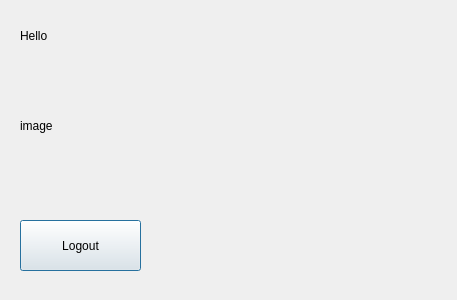
<?xml version="1.0" encoding="UTF-8"?>
<ui version="4.0">
 <class>WelcomeWindow</class>
 <widget class="QDialog" name="WelcomeWindow">
  <property name="geometry">
   <rect>
    <x>0</x>
    <y>0</y>
    <width>457</width>
    <height>300</height>
   </rect>
  </property>
  <property name="windowTitle">
   <string>Dialog</string>
  </property>
  <widget class="QLabel" name="helloLabel">
   <property name="geometry">
    <rect>
     <x>20</x>
     <y>20</y>
     <width>121</width>
     <height>31</height>
    </rect>
   </property>
   <property name="text">
    <string>Hello</string>
   </property>
  </widget>
  <widget class="QLabel" name="imageLabel">
   <property name="geometry">
    <rect>
     <x>20</x>
     <y>70</y>
     <width>201</width>
     <height>111</height>
    </rect>
   </property>
   <property name="text">
    <string>image</string>
   </property>
  </widget>
  <widget class="QPushButton" name="logoutButton">
   <property name="geometry">
    <rect>
     <x>20</x>
     <y>220</y>
     <width>121</width>
     <height>51</height>
    </rect>
   </property>
   <property name="text">
    <string>Logout</string>
   </property>
  </widget>
 </widget>
 <resources/>
 <connections/>
</ui>
